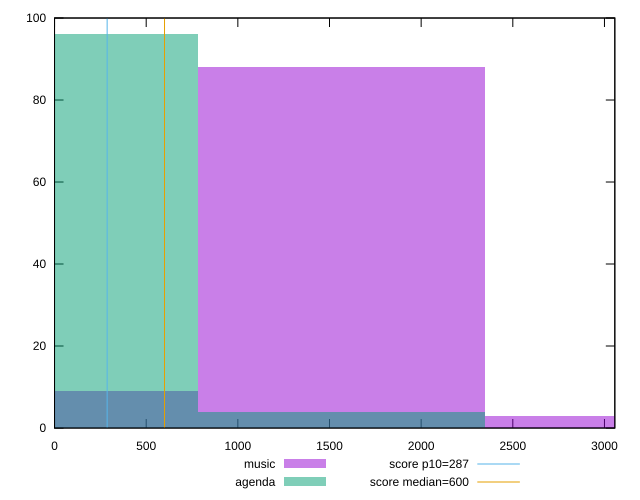

The script that saved this image:
reset

$music <<EOF
0 9
1563.823644082803 88
3127.647288165606 3
EOF

$agenda <<EOF
1563.823644082803 4
0 96
EOF

set key outside below
set boxwidth 1563.823644082803
set xrange [0:3056.499999999999]
set yrange [0:100]
set trange [0:100]
set style fill transparent solid 0.5 noborder

set parametric
set terminal svg size 640, 500 enhanced background rgb 'white'
set output "report/report_00029_2021-02-24T13-36-40.390Z/total-blocking-time/comparison/histogram/0_vs_1.svg"

plot $music title "music" with boxes, \
     $agenda title "agenda" with boxes, \
     287,t title "score p10=287", \
     600,t title "score median=600"

reset
